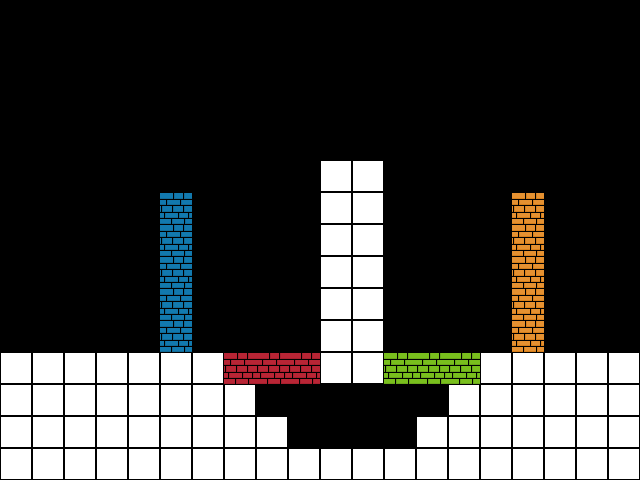

Rendered tile map (Tiled .tmx) drawn with the repository's tilesets; below, a short description and the map source with its tile grids summarised:
An orthogonal 20x15 tile map with 32x32 px tiles, 5 tile layers (level, red, green, blue, ...), 2 tilesets.

<map version="1.0" orientation="orthogonal" width="20" height="15" tilewidth="32" tileheight="32">
 <tileset firstgid="1" source="basic_tileset.tsx" />
 <tileset firstgid="25" source="triggers.tsx" />
 <layer name="level" width="20" height="15">
  <data>[300 cells, 76 non-empty, 1 distinct tile ids]</data>
 </layer>
 <layer name="red" width="20" height="15">
  <data>[300 cells, 3 non-empty, 1 distinct tile ids]</data>
 </layer>
 <layer name="green" width="20" height="15">
  <data>[300 cells, 3 non-empty, 1 distinct tile ids]</data>
 </layer>
 <layer name="blue" width="20" height="15">
  <data>[300 cells, 5 non-empty, 1 distinct tile ids]</data>
 </layer>
 <layer name="orange" width="20" height="15">
  <data>[300 cells, 5 non-empty, 1 distinct tile ids]</data>
 </layer>
 <objectgroup name="triggers" width="20" height="15" visible="0" />
</map>